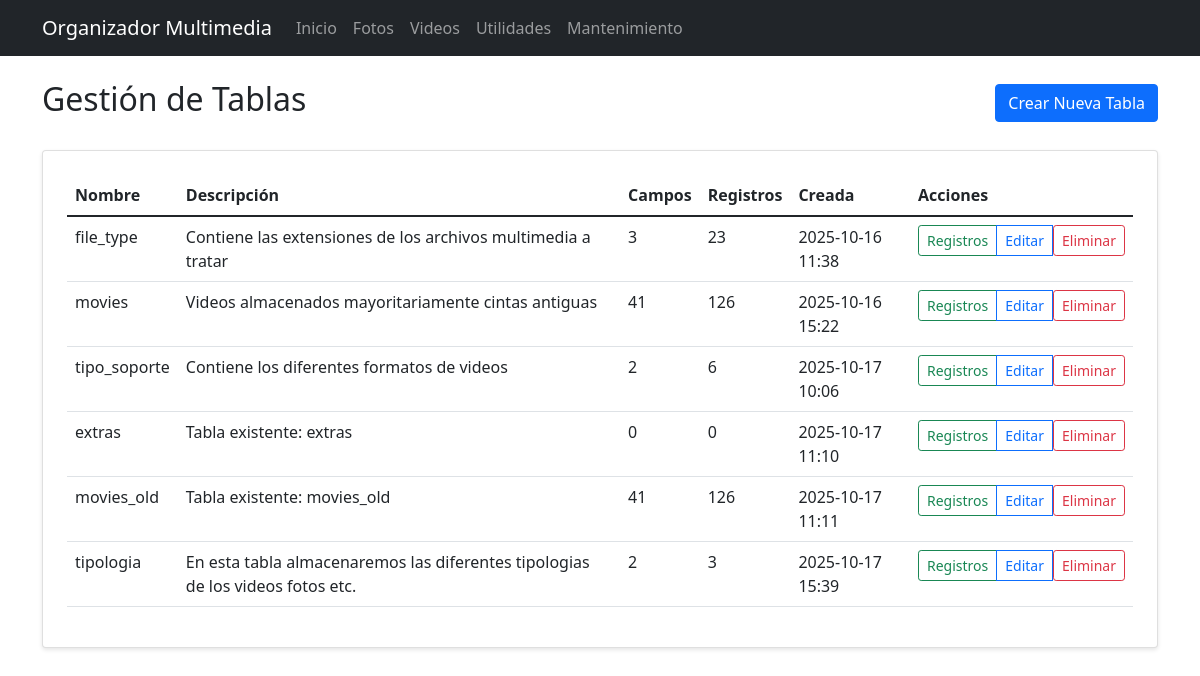
Before: /tables/ with the older database file.
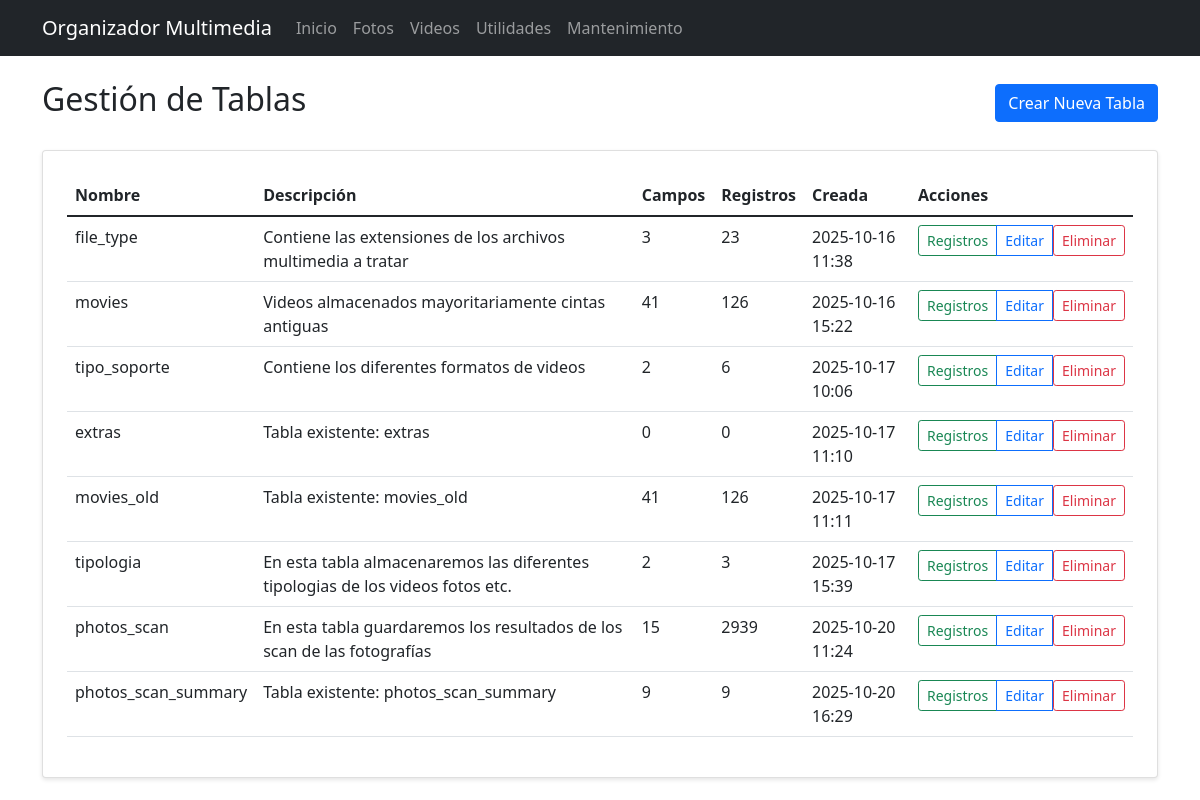
After: the same page with the newer database file.
### app/models/database.py (models this page shows, shortened)
class DynamicTable(db.Model):
    id = db.Column(db.Integer, primary_key=True)
    name = db.Column(db.String(50), unique=True, nullable=False)
    description = db.Column(db.String(200))
    created_at = db.Column(db.DateTime, default=datetime.utcnow)
    fields = db.relationship('TableField', backref='table', lazy=True, cascade='all, delete-orphan')

### app/routes/tables.py (the view)
@bp.route('/')
def index():
    tables = DynamicTable.query.all()
    inspector = inspect(db.engine)
    existing_tables = inspector.get_table_names()
    for table in tables:
        if table.name in existing_tables:
            result = db.session.execute(text(f'SELECT COUNT(*) FROM "{table.name}"')).scalar()
            table.record_count = result
        else:
            table.record_count = 0
    return render_template('tables/index.html', tables=tables)

### app/templates/tables/index.html (shortened to what this page needs)
{% extends "base.html" %}
{% block content %}
<div class="row">
    <div class="col-md-12">
        <div class="d-flex justify-content-between align-items-center mb-4">
            <h2>Gestión de Tablas</h2>
            <a href="{{ url_for('tables.create_table') }}" class="btn btn-primary">
                Crear Nueva Tabla
            </a>
        </div>
        {% if tables %}
            <div class="card">
                <div class="card-body">
                    <div class="table-responsive">
                        <table class="table">
                            <thead>
                                <tr>
                                    <th>Nombre</th>
                                    <th>Descripción</th>
                                    <th>Campos</th>
                                    <th>Registros</th>
                                    <th>Creada</th>
                                    <th>Acciones</th>
                                </tr>
                            </thead>
                            <tbody>
                                {% for table in tables %}
                                <tr>
                                    <td>{{ table.name }}</td>
                                    <td>{{ table.description or '' }}</td>
                                    <td>{{ table.fields|length }}</td>
                                    <td>{{ table.record_count }}</td>
                                    <td>{{ table.created_at.strftime('%Y-%m-%d %H:%M') }}</td>
                                    <td>
                                        <div class="btn-group" role="group">
                                            <a href="{{ url_for('tables.manage_records', table_id=table.id) }}"
                                               class="btn btn-sm btn-outline-success">
                                                Registros
                                            </a>
                                            <a href="{{ url_for('tables.edit_table', table_id=table.id) }}"
                                               class="btn btn-sm btn-outline-primary">
                                                Editar
                                            </a>
                                            <form action="{{ url_for('tables.delete_table', table_id=table.id) }}"
                                                  method="POST"
                                                  style="display: inline;"
                                                  onsubmit="return confirm('¿Estás seguro de que quieres eliminar esta tabla?');">
                                                <button type="submit" class="btn btn-sm btn-outline-danger">
                                                    Eliminar
                                                </button>
                                            </form>
                                        </div>
                                    </td>
                                </tr>
                                {% endfor %}
                            </tbody>
                        </table>
                    </div>
                </div>
            </div>
        {% else %}
            <div class="alert alert-info">
                No hay tablas creadas. ¡Crea una nueva tabla para empezar!
            </div>
        {% endif %}
    </div>
</div>
{% endblock %}

### app/templates/base.html (shortened to what this page needs)
<!DOCTYPE html>
<html lang="es">
<head>
    <link href="https://cdn.jsdelivr.net/npm/bootstrap@5.1.3/dist/css/bootstrap.min.css" rel="stylesheet">
    <link href="https://cdn.jsdelivr.net/npm/bootstrap-icons@1.7.2/font/bootstrap-icons.css" rel="stylesheet">
    <link href="{{ url_for('static', filename='css/style.css') }}" rel="stylesheet">
</head>
<body>
    <nav class="navbar navbar-expand-lg navbar-dark bg-dark">
        <div class="container">
            <a class="navbar-brand" href="{{ url_for('main.index') }}">Organizador Multimedia</a>
            <div class="collapse navbar-collapse" id="navbarNav">
                <ul class="navbar-nav">
                    <li class="nav-item">
                        <a class="nav-link" href="{{ url_for('main.index') }}">Inicio</a>
                    </li>
                    <li class="nav-item">
                        <a class="nav-link" href="{{ url_for('main.photos') }}">Fotos</a>
                    </li>
                    <li class="nav-item">
                        <a class="nav-link" href="{{ url_for('videos.index') }}">Videos</a>
                    </li>
                    <li class="nav-item">
                        <a class="nav-link" href="{{ url_for('main.utilities') }}">Utilidades</a>
                    </li>
                    <li class="nav-item">
                        <a class="nav-link" href="{{ url_for('maintenance.index') }}">Mantenimiento</a>
                    </li>
                </ul>
            </div>
        </div>
    </nav>
    <main class="container mt-4">
        {% block content %}{% endblock %}
    </main>
</body>
</html>

### app/static/css/style.css (style rules this page uses)
.card { box-shadow: 0 2px 4px rgba(0,0,0,0.1); }
.card-body { padding: 1.5rem; }

Changed rows visible on the page:
added DynamicTable: name "photos_scan", description "En esta tabla guardaremos los resultados de los scan de las fotografías", fields|length "15", record_count "2939", created_at "2025-10-20 11:24"
added DynamicTable: name "photos_scan_summary", description "Tabla existente: photos_scan_summary", fields|length "9", record_count "9", created_at "2025-10-20 16:29"
